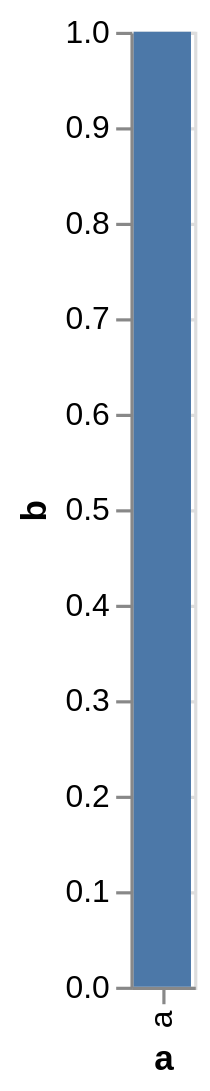

Write the Vega-Lite specification saved for this chart.
### Vega-Lite specification from a JSON file in a GitHub repository (floating-point values rounded to 4 significant figures)
{"$schema": "https://vega.github.io/schema/vega-lite/v2.json", "datasets": {"source": [{"a": "a", "b": 1}]}, "data": {"name": "source"}, "mark": "bar", "encoding": {"x": {"field": "a", "type": "ordinal"}, "y": {"field": "b", "type": "quantitative"}}}
